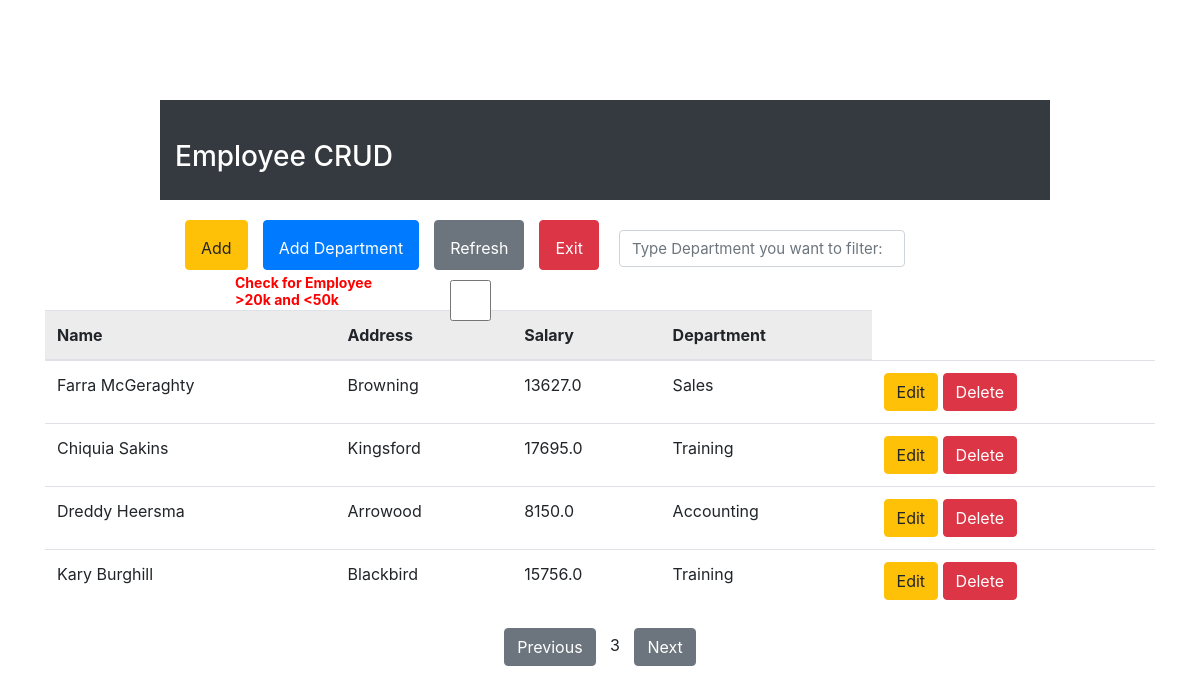
The page /emp/?page=3 on the database its author committed.
### account/models.py (models this page shows, shortened)
class Employee(models.Model):
    class Meta:
        db_table = 'employee'
    emp_id = models.CharField(primary_key=True, unique=True, max_length=10)
    name = models.CharField("Name", max_length=240)
    emp_department = models.ForeignKey(Department, on_delete=models.CASCADE , related_name='department_name')
    salary = models.FloatField()
    address = models.TextField(max_length=20)
    DOJ = models.DateField("doj", auto_now_add=True)

class Department(models.Model):
    class Meta:
        db_table = "department"
    id = models.CharField(unique=True, primary_key=True, max_length=10)
    department = models.CharField(unique=True, max_length=50)

### account/views.py (the view, shortened to what this page needs)
# urls.py: path('emp/', views.saveEmp),
def saveEmp(request):
    data = Employee.objects.all()
    dept_obj = Department.objects.all()
    data = getPages(request, data,4)
    return render(request,'./account/emp_index.html',{ "data":data, "dept_obj":dept_obj})

### account/views.py (called while the page is built)
def getPages(request, OBJECT, pageNum):
    p = Paginator(OBJECT, pageNum)
    page_number = request.GET.get('page')
    try:
        page_obj = p.get_page(page_number)
    except PageNotAnInteger:
        page_obj = p.page(1)
    except EmptyPage:
        page_obj = p.page(p.num_pages)
    return page_obj

### account/templates/account/emp_index.html (shortened to what this page needs)
<!DOCTYPE html>
<html lang="en" dir="ltr">
<head>
  <link rel="stylesheet" href="https://cdn.jsdelivr.net/npm/bootstrap@4.3.1/dist/css/bootstrap.min.css">
</head>
<body>
  <div class="container">
    <div class="header">
      <div class="bg-dark">
        <h3 class="text text-white ml-1.5">Employee CRUD</h3>
      </div>
      <div class="Actions col">
        <h2 class="row">
          <button type="button" id="dataAdder" class="btn btn-warning">Add</button>
          <button type="button" id="dataAdderD" class="btn btn-primary">Add Department</button>
          <button type="button" class="btn btn-secondary" onClick="window.location.reload(true)">Refresh</button>
          <button type="button" class="btn btn-danger" onClick="window.location.href='/'">Exit</button>
          <span>
          <input type="text" class="search text-sm form-control" name="seachBy" id="DeptSearcher" placeholder="Type Department you want to filter: " onkeyup = "myFunctionSearch()">
          </span>
          <span id="cheker" class="row">
            <label for="Employee_5000" class="col-md-7">Check for Employee >20k and <50k </label>
            <input type="checkbox" id="Employee_5000" class="form-control col-md-4" name="employeeChecker" value="" onclick="getValueGT20k_LT_50k()">
          </span>
        </h2>
      </div>
    </div>
    <div class="content">
      <table class="table">
        <thead class="table-active">
          <tr>
            <th scope="col">Name</th>
            <th scope="col">Address</th>
            <th scope="col">Salary</th>
            <th scope="col">Department</th>
          </tr>
        </thead>
        <tbody>
          {% for df in data.object_list %}
          <tr class="EmployeeData">
            <td scope='row'>{{ df.name }}</td>
            <td>{{ df.address }}</td>
            <td class="EmpSalary">{{ df.salary }}</td>
            <td class="EmployeeDept">{{ df.emp_department.department }}</td>
            <td>
              <a href="/emp/edit/{{ df.emp_id }}/" class="btn btn-warning"><span class="glyphicon glyphicon-pencil" >Edit</span></a>
              <a href="/emp/delete/{{ df.emp_id }}/" class="btn btn-danger">Delete</a>
            </td>
          </tr>
          {% endfor %}
        </tbody>
      </table>
      <center>
        {%if data.has_previous %}
        <a href="?page={{data.previous_page_number}}" class="btn btn-secondary">Previous</a>
        {% endif %}
        <span style="padding:10px;">{{data.number}}</span>
        {%if data.has_next %}
        <a href="?page={{data.next_page_number}}" class="btn btn-secondary"> Next</a>
        {% endif %}
      </center>
    </div>
  </div>
</body>
</html>

### account/templates/account/emp_index.html (style rules this page uses)
.header { width: 75vw; margin: 0 auto; margin-top: 100px; }
.bg-dark { height: 100px; text-align: left; margin-left: 10px; }
.bg-dark h3 { padding: 40px; padding-left: 15px; }
.row button { padding: 15px; margin-left: 15px; height: 50px; }
.row input { margin-left: 20px; font-size: 15px; margin-top: 10px; }
#Employee_5000 { font-size: 18px; }
#cheker { margin-left: 50px; font-weight: bold; color: red; }
#cheker label { font-size: 14px; margin-top: 5px; }
.Actions { height: 110px; }
.Actions h2 { padding: 20px; }

### rows shown on the page
Employee: name "Farra McGeraghty", address "Browning", salary "13627.0", emp_department.department "Sales"
Employee: name "Chiquia Sakins", address "Kingsford", salary "17695.0", emp_department.department "Training"
Employee: name "Dreddy Heersma", address "Arrowood", salary "8150.0", emp_department.department "Accounting"
Employee: name "Kary Burghill", address "Blackbird", salary "15756.0", emp_department.department "Training"

### other values the page prints
{{ data.number }} "3"
